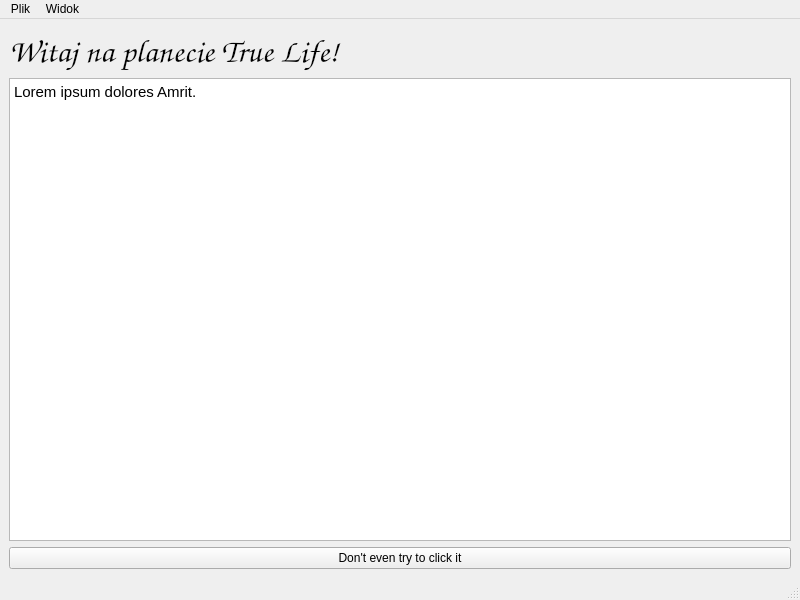
<?xml version="1.0" encoding="UTF-8"?>
<ui version="4.0">
 <class>MainWindow</class>
 <widget class="QMainWindow" name="MainWindow">
  <property name="geometry">
   <rect>
    <x>0</x>
    <y>0</y>
    <width>800</width>
    <height>600</height>
   </rect>
  </property>
  <property name="windowTitle">
   <string>MainWindow</string>
  </property>
  <property name="windowIcon">
   <iconset resource="../images.qrc">
    <normaloff>:/img/img/icon.jpg</normaloff>:/img/img/icon.jpg</iconset>
  </property>
  <widget class="QWidget" name="centralwidget">
   <layout class="QVBoxLayout" name="verticalLayout">
    <item>
     <widget class="QLabel" name="label">
      <property name="font">
       <font>
        <family>TeX Gyre Chorus</family>
        <pointsize>25</pointsize>
       </font>
      </property>
      <property name="text">
       <string>Witaj na planecie True Life!</string>
      </property>
     </widget>
    </item>
    <item>
     <widget class="QTextEdit" name="textEdit">
      <property name="html">
       <string>&lt;!DOCTYPE HTML PUBLIC &quot;-//W3C//DTD HTML 4.0//EN&quot; &quot;http://www.w3.org/TR/REC-html40/strict.dtd&quot;&gt;
&lt;html&gt;&lt;head&gt;&lt;meta name=&quot;qrichtext&quot; content=&quot;1&quot; /&gt;&lt;style type=&quot;text/css&quot;&gt;
p, li { white-space: pre-wrap; }
&lt;/style&gt;&lt;/head&gt;&lt;body style=&quot; font-family:'Ubuntu'; font-size:11pt; font-weight:400; font-style:normal;&quot;&gt;
&lt;p style=&quot; margin-top:0px; margin-bottom:0px; margin-left:0px; margin-right:0px; -qt-block-indent:0; text-indent:0px;&quot;&gt;Lorem ipsum dolores Amrit.&lt;/p&gt;&lt;/body&gt;&lt;/html&gt;</string>
      </property>
     </widget>
    </item>
    <item>
     <widget class="QPushButton" name="pushButton">
      <property name="text">
       <string>Don't even try to click it</string>
      </property>
     </widget>
    </item>
   </layout>
  </widget>
  <widget class="QMenuBar" name="menubar">
   <property name="geometry">
    <rect>
     <x>0</x>
     <y>0</y>
     <width>800</width>
     <height>22</height>
    </rect>
   </property>
   <widget class="QMenu" name="menuPlik">
    <property name="title">
     <string>Plik</string>
    </property>
    <addaction name="actionNew"/>
    <addaction name="actionSave"/>
    <addaction name="separator"/>
    <addaction name="actionExit"/>
   </widget>
   <widget class="QMenu" name="menuWidok">
    <property name="title">
     <string>Widok</string>
    </property>
    <addaction name="actionSimulation"/>
    <addaction name="actionStatistics"/>
    <addaction name="actionHome"/>
   </widget>
   <addaction name="menuPlik"/>
   <addaction name="menuWidok"/>
  </widget>
  <widget class="QStatusBar" name="statusbar"/>
  <action name="actionNew">
   <property name="text">
    <string>Nowa symulacja</string>
   </property>
  </action>
  <action name="actionSave">
   <property name="text">
    <string>Zapisz do pliku</string>
   </property>
  </action>
  <action name="actionExit">
   <property name="text">
    <string>Wyjdź</string>
   </property>
  </action>
  <action name="actionSimulation">
   <property name="text">
    <string>Symulacja</string>
   </property>
  </action>
  <action name="actionStatistics">
   <property name="text">
    <string>Statystyki</string>
   </property>
  </action>
  <action name="actionHome">
   <property name="text">
    <string>Ekran powitalny</string>
   </property>
  </action>
 </widget>
 <resources>
  <include location="../images.qrc"/>
 </resources>
 <connections/>
</ui>
